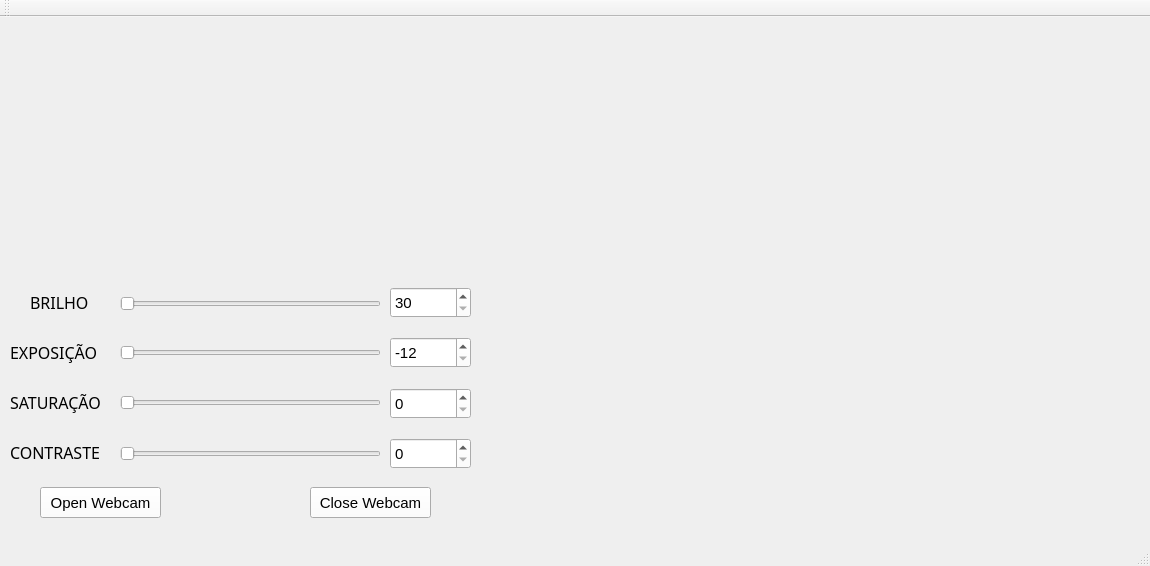
<?xml version="1.0" encoding="UTF-8"?>
<ui version="4.0">
 <class>MainWindow</class>
 <widget class="QMainWindow" name="MainWindow">
  <property name="geometry">
   <rect>
    <x>0</x>
    <y>0</y>
    <width>1150</width>
    <height>566</height>
   </rect>
  </property>
  <property name="palette">
   <palette>
    <active>
     <colorrole role="Button">
      <brush brushstyle="SolidPattern">
       <color alpha="255">
        <red>255</red>
        <green>255</green>
        <blue>255</blue>
       </color>
      </brush>
     </colorrole>
    </active>
    <inactive>
     <colorrole role="Button">
      <brush brushstyle="SolidPattern">
       <color alpha="255">
        <red>255</red>
        <green>255</green>
        <blue>255</blue>
       </color>
      </brush>
     </colorrole>
    </inactive>
    <disabled>
     <colorrole role="Button">
      <brush brushstyle="SolidPattern">
       <color alpha="255">
        <red>255</red>
        <green>255</green>
        <blue>255</blue>
       </color>
      </brush>
     </colorrole>
    </disabled>
   </palette>
  </property>
  <property name="font">
   <font>
    <pointsize>11</pointsize>
   </font>
  </property>
  <property name="windowTitle">
   <string>MainWindow</string>
  </property>
  <widget class="QWidget" name="centralWidget">
   <widget class="QSpinBox" name="box_brilho">
    <property name="geometry">
     <rect>
      <x>390</x>
      <y>270</y>
      <width>81</width>
      <height>31</height>
     </rect>
    </property>
    <property name="autoFillBackground">
     <bool>false</bool>
    </property>
    <property name="minimum">
     <number>30</number>
    </property>
    <property name="maximum">
     <number>255</number>
    </property>
   </widget>
   <widget class="QSlider" name="horizontalSlider_B">
    <property name="geometry">
     <rect>
      <x>120</x>
      <y>271</y>
      <width>261</width>
      <height>31</height>
     </rect>
    </property>
    <property name="autoFillBackground">
     <bool>false</bool>
    </property>
    <property name="minimum">
     <number>30</number>
    </property>
    <property name="maximum">
     <number>270</number>
    </property>
    <property name="orientation">
     <enum>Qt::Horizontal</enum>
    </property>
   </widget>
   <widget class="QLabel" name="label_B">
    <property name="geometry">
     <rect>
      <x>30</x>
      <y>270</y>
      <width>61</width>
      <height>31</height>
     </rect>
    </property>
    <property name="font">
     <font>
      <family>Century Gothic</family>
      <pointsize>12</pointsize>
     </font>
    </property>
    <property name="text">
     <string>BRILHO</string>
    </property>
   </widget>
   <widget class="QSlider" name="horizontalSlider_E">
    <property name="geometry">
     <rect>
      <x>120</x>
      <y>320</y>
      <width>261</width>
      <height>31</height>
     </rect>
    </property>
    <property name="minimum">
     <number>-12</number>
    </property>
    <property name="maximum">
     <number>0</number>
    </property>
    <property name="value">
     <number>-12</number>
    </property>
    <property name="orientation">
     <enum>Qt::Horizontal</enum>
    </property>
   </widget>
   <widget class="QSpinBox" name="box_exposicao">
    <property name="geometry">
     <rect>
      <x>390</x>
      <y>320</y>
      <width>81</width>
      <height>31</height>
     </rect>
    </property>
    <property name="minimum">
     <number>-12</number>
    </property>
    <property name="maximum">
     <number>0</number>
    </property>
    <property name="value">
     <number>-12</number>
    </property>
   </widget>
   <widget class="QSlider" name="horizontalSlider_S">
    <property name="geometry">
     <rect>
      <x>120</x>
      <y>370</y>
      <width>261</width>
      <height>31</height>
     </rect>
    </property>
    <property name="maximum">
     <number>200</number>
    </property>
    <property name="orientation">
     <enum>Qt::Horizontal</enum>
    </property>
   </widget>
   <widget class="QSlider" name="horizontalSlider_C">
    <property name="geometry">
     <rect>
      <x>120</x>
      <y>421</y>
      <width>261</width>
      <height>31</height>
     </rect>
    </property>
    <property name="maximum">
     <number>10</number>
    </property>
    <property name="orientation">
     <enum>Qt::Horizontal</enum>
    </property>
   </widget>
   <widget class="QSpinBox" name="box_saturacao">
    <property name="geometry">
     <rect>
      <x>390</x>
      <y>371</y>
      <width>81</width>
      <height>31</height>
     </rect>
    </property>
    <property name="maximum">
     <number>200</number>
    </property>
   </widget>
   <widget class="QSpinBox" name="box_contraste">
    <property name="geometry">
     <rect>
      <x>390</x>
      <y>421</y>
      <width>81</width>
      <height>31</height>
     </rect>
    </property>
    <property name="maximum">
     <number>10</number>
    </property>
    <property name="singleStep">
     <number>1</number>
    </property>
   </widget>
   <widget class="QLabel" name="label_S">
    <property name="geometry">
     <rect>
      <x>10</x>
      <y>370</y>
      <width>111</width>
      <height>31</height>
     </rect>
    </property>
    <property name="font">
     <font>
      <family>Century Gothic</family>
      <pointsize>12</pointsize>
     </font>
    </property>
    <property name="text">
     <string>SATURAÇÃO</string>
    </property>
   </widget>
   <widget class="QLabel" name="label_E">
    <property name="geometry">
     <rect>
      <x>10</x>
      <y>320</y>
      <width>101</width>
      <height>31</height>
     </rect>
    </property>
    <property name="font">
     <font>
      <family>Century Gothic</family>
      <pointsize>12</pointsize>
     </font>
    </property>
    <property name="text">
     <string>EXPOSIÇÃO</string>
    </property>
   </widget>
   <widget class="QLabel" name="label_C">
    <property name="geometry">
     <rect>
      <x>10</x>
      <y>420</y>
      <width>101</width>
      <height>31</height>
     </rect>
    </property>
    <property name="font">
     <font>
      <family>Century Gothic</family>
      <pointsize>12</pointsize>
     </font>
    </property>
    <property name="text">
     <string>CONTRASTE</string>
    </property>
   </widget>
   <widget class="QLabel" name="label_I">
    <property name="geometry">
     <rect>
      <x>500</x>
      <y>30</y>
      <width>640</width>
      <height>480</height>
     </rect>
    </property>
    <property name="text">
     <string>&lt;html&gt;&lt;head/&gt;&lt;body&gt;&lt;p align=&quot;justify&quot;&gt;&lt;/p&gt;&lt;/body&gt;&lt;/html&gt;</string>
    </property>
   </widget>
   <widget class="QPushButton" name="pushButton_open_webcam">
    <property name="geometry">
     <rect>
      <x>40</x>
      <y>470</y>
      <width>121</width>
      <height>31</height>
     </rect>
    </property>
    <property name="text">
     <string>Open Webcam</string>
    </property>
   </widget>
   <widget class="QPushButton" name="pushButton_close_webcam">
    <property name="geometry">
     <rect>
      <x>310</x>
      <y>470</y>
      <width>121</width>
      <height>31</height>
     </rect>
    </property>
    <property name="text">
     <string>Close Webcam</string>
    </property>
   </widget>
   <widget class="QLabel" name="label">
    <property name="geometry">
     <rect>
      <x>110</x>
      <y>20</y>
      <width>281</width>
      <height>211</height>
     </rect>
    </property>
    <property name="text">
     <string>&lt;html&gt;&lt;head/&gt;&lt;body&gt;&lt;p align=&quot;center&quot;&gt;&lt;/p&gt;&lt;/body&gt;&lt;/html&gt;</string>
    </property>
   </widget>
  </widget>
  <widget class="QMenuBar" name="menuBar">
   <property name="geometry">
    <rect>
     <x>0</x>
     <y>0</y>
     <width>1150</width>
     <height>21</height>
    </rect>
   </property>
  </widget>
  <widget class="QToolBar" name="mainToolBar">
   <attribute name="toolBarArea">
    <enum>TopToolBarArea</enum>
   </attribute>
   <attribute name="toolBarBreak">
    <bool>false</bool>
   </attribute>
  </widget>
  <widget class="QStatusBar" name="statusBar"/>
 </widget>
 <layoutdefault spacing="6" margin="11"/>
 <resources/>
 <connections>
  <connection>
   <sender>horizontalSlider_B</sender>
   <signal>sliderMoved(int)</signal>
   <receiver>box_brilho</receiver>
   <slot>setValue(int)</slot>
   <hints>
    <hint type="sourcelabel">
     <x>234</x>
     <y>72</y>
    </hint>
    <hint type="destinationlabel">
     <x>407</x>
     <y>61</y>
    </hint>
   </hints>
  </connection>
  <connection>
   <sender>horizontalSlider_E</sender>
   <signal>sliderMoved(int)</signal>
   <receiver>box_exposicao</receiver>
   <slot>setValue(int)</slot>
   <hints>
    <hint type="sourcelabel">
     <x>181</x>
     <y>115</y>
    </hint>
    <hint type="destinationlabel">
     <x>407</x>
     <y>126</y>
    </hint>
   </hints>
  </connection>
  <connection>
   <sender>horizontalSlider_S</sender>
   <signal>sliderMoved(int)</signal>
   <receiver>box_saturacao</receiver>
   <slot>setValue(int)</slot>
   <hints>
    <hint type="sourcelabel">
     <x>342</x>
     <y>171</y>
    </hint>
    <hint type="destinationlabel">
     <x>404</x>
     <y>176</y>
    </hint>
   </hints>
  </connection>
  <connection>
   <sender>horizontalSlider_C</sender>
   <signal>sliderMoved(int)</signal>
   <receiver>box_contraste</receiver>
   <slot>setValue(int)</slot>
   <hints>
    <hint type="sourcelabel">
     <x>332</x>
     <y>219</y>
    </hint>
    <hint type="destinationlabel">
     <x>407</x>
     <y>227</y>
    </hint>
   </hints>
  </connection>
  <connection>
   <sender>box_brilho</sender>
   <signal>valueChanged(int)</signal>
   <receiver>horizontalSlider_B</receiver>
   <slot>setValue(int)</slot>
   <hints>
    <hint type="sourcelabel">
     <x>426</x>
     <y>83</y>
    </hint>
    <hint type="destinationlabel">
     <x>334</x>
     <y>83</y>
    </hint>
   </hints>
  </connection>
  <connection>
   <sender>box_exposicao</sender>
   <signal>valueChanged(int)</signal>
   <receiver>horizontalSlider_E</receiver>
   <slot>setValue(int)</slot>
   <hints>
    <hint type="sourcelabel">
     <x>414</x>
     <y>126</y>
    </hint>
    <hint type="destinationlabel">
     <x>344</x>
     <y>112</y>
    </hint>
   </hints>
  </connection>
  <connection>
   <sender>box_saturacao</sender>
   <signal>valueChanged(int)</signal>
   <receiver>horizontalSlider_S</receiver>
   <slot>setValue(int)</slot>
   <hints>
    <hint type="sourcelabel">
     <x>408</x>
     <y>161</y>
    </hint>
    <hint type="destinationlabel">
     <x>349</x>
     <y>161</y>
    </hint>
   </hints>
  </connection>
  <connection>
   <sender>box_contraste</sender>
   <signal>valueChanged(int)</signal>
   <receiver>horizontalSlider_C</receiver>
   <slot>setValue(int)</slot>
   <hints>
    <hint type="sourcelabel">
     <x>406</x>
     <y>212</y>
    </hint>
    <hint type="destinationlabel">
     <x>341</x>
     <y>210</y>
    </hint>
   </hints>
  </connection>
 </connections>
</ui>
